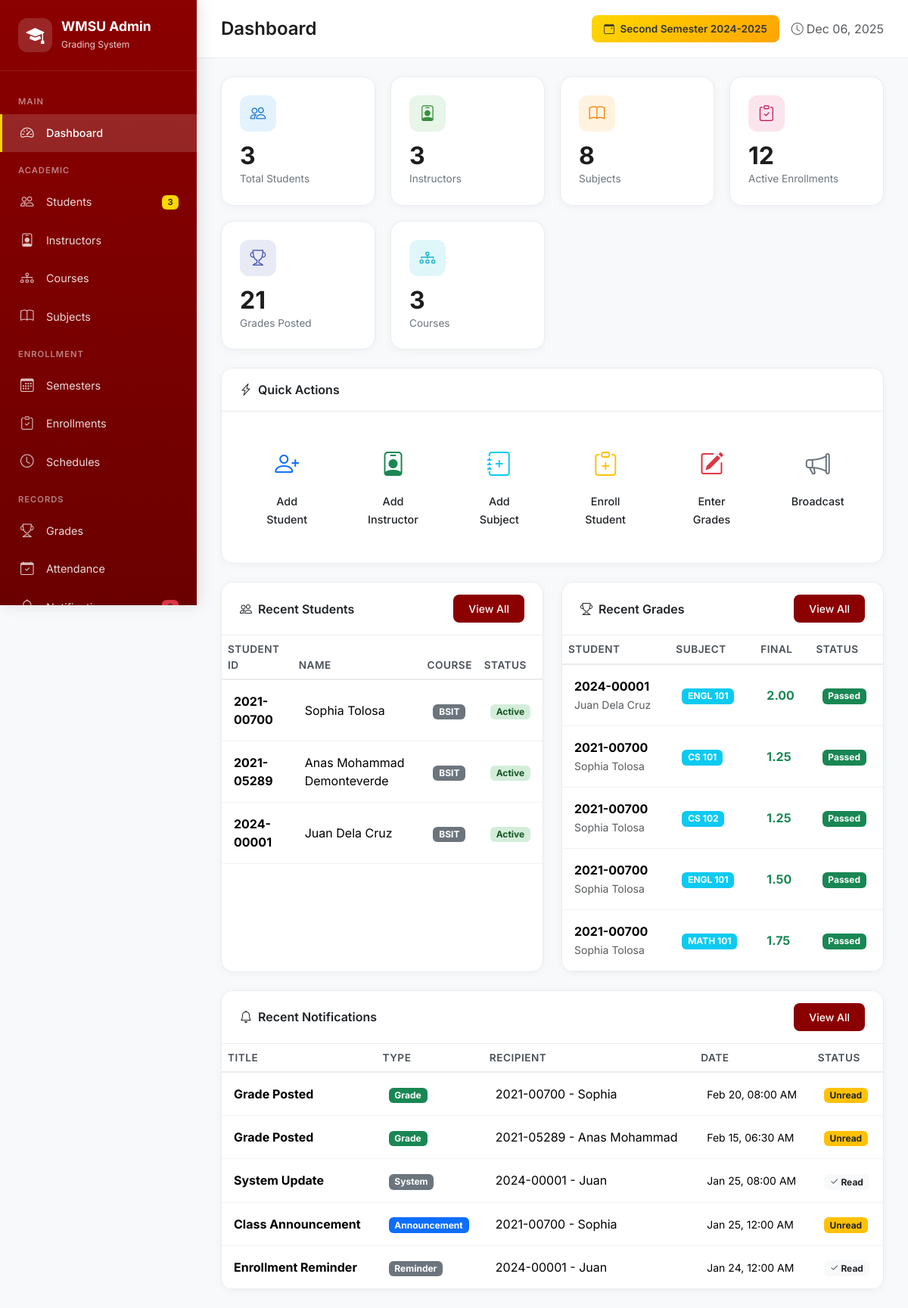
Screenshot of /admin/index.php (signed in) with the database file from the repository.
### tables this page shows
CREATE TABLE `semesters` (
  `id` int(11) NOT NULL,
  `name` varchar(100) NOT NULL,
  `academic_year` varchar(20) NOT NULL,
  `semester_number` int(11) NOT NULL,
  `start_date` date DEFAULT NULL,
  `end_date` date DEFAULT NULL,
  `is_current` tinyint(1) DEFAULT 0,
  `created_at` timestamp NOT NULL DEFAULT current_timestamp()
);

CREATE TABLE `students` (
  `id` int(11) NOT NULL,
  `student_id` varchar(20) NOT NULL,
  `email` varchar(255) NOT NULL,
  `password` varchar(255) NOT NULL,
  `first_name` varchar(100) NOT NULL,
  `last_name` varchar(100) NOT NULL,
  `middle_name` varchar(100) DEFAULT NULL,
  `course` varchar(20) DEFAULT NULL,
  `year_level` int(11) DEFAULT 1,
  `section` varchar(20) DEFAULT NULL,
  `contact_number` varchar(20) DEFAULT NULL,
  `address` text DEFAULT NULL,
  `profile_image` varchar(500) DEFAULT NULL,
  `status` enum('active','inactive','graduated','dropped') DEFAULT 'active',
  `created_at` timestamp NOT NULL DEFAULT current_timestamp(),
  `updated_at` timestamp NOT NULL DEFAULT current_timestamp() ON UPDATE current_timestamp()
);

CREATE TABLE `grades` (
  `id` int(11) NOT NULL,
  `student_id` int(11) NOT NULL,
  `subject_id` int(11) NOT NULL,
  `semester_id` int(11) NOT NULL,
  `prelim_grade` decimal(3,2) DEFAULT NULL,
  `midterm_grade` decimal(3,2) DEFAULT NULL,
  `prefinal_grade` decimal(3,2) DEFAULT NULL,
  `final_grade` decimal(3,2) DEFAULT NULL,
  `remarks` varchar(50) DEFAULT NULL,
  `created_at` timestamp NOT NULL DEFAULT current_timestamp(),
  `updated_at` timestamp NOT NULL DEFAULT current_timestamp() ON UPDATE current_timestamp()
);

CREATE TABLE `subjects` (
  `id` int(11) NOT NULL,
  `code` varchar(20) NOT NULL,
  `name` varchar(255) NOT NULL,
  `description` text DEFAULT NULL,
  `units` int(11) NOT NULL DEFAULT 3,
  `lecture_hours` int(11) DEFAULT 0,
  `lab_hours` int(11) DEFAULT 0,
  `instructor_id` int(11) DEFAULT NULL,
  `created_at` timestamp NOT NULL DEFAULT current_timestamp()
);

CREATE TABLE `notifications` (
  `id` int(11) NOT NULL,
  `student_id` int(11) NOT NULL,
  `title` varchar(255) NOT NULL,
  `message` text NOT NULL,
  `type` enum('grade','announcement','reminder','alert','system') DEFAULT 'system',
  `read_at` timestamp NULL DEFAULT NULL,
  `created_at` timestamp NOT NULL DEFAULT current_timestamp()
);

### admin/index.php (the view, shortened to what the rows shown need)
<?php
$isLoggedIn = isset($_SESSION['admin_logged_in']) && $_SESSION['admin_logged_in'] === true;
$page = $_GET['page'] ?? 'dashboard';
$db = null;
if ($isLoggedIn) {
    try {
        $db = getConnection();
        $currentSemester = $db->query("SELECT * FROM semesters WHERE is_current = 1 LIMIT 1")->fetch();
    } catch (Exception $e) {
        $dbError = $e->getMessage();
    }
}
?>
<!DOCTYPE html>
<html lang="en">
<head>
    <link href="https://cdn.jsdelivr.net/npm/bootstrap@5.3.2/dist/css/bootstrap.min.css" rel="stylesheet">
    <link href="https://cdn.jsdelivr.net/npm/bootstrap-icons@1.11.1/font/bootstrap-icons.css" rel="stylesheet">
</head>
<body>
    <?php if (!$isLoggedIn): ?>
    <div class="login-container">
        <div class="login-card">
            <div class="text-center">
                <div class="logo-icon"><i class="bi bi-mortarboard-fill"></i></div>
                <h3>WMSU Grading System</h3>
                <p class="text-muted mb-4">Admin Dashboard</p>
            </div>
            <?php if (isset($loginError)): ?>
            <div class="alert alert-danger"><?= htmlspecialchars($loginError) ?></div>
            <?php endif; ?>
            <form method="POST">
                <div class="mb-4">
                    <label class="form-label fw-semibold">Admin Password</label>
                    <input type="password" name="password" class="form-control form-control-lg" placeholder="Enter password" required autofocus>
                </div>
                <button type="submit" name="admin_login" class="btn btn-wmsu btn-lg w-100">
                    <i class="bi bi-box-arrow-in-right me-2"></i>Login
                </button>
            </form>
            <p class="text-muted text-center mt-4 mb-0">
                <small><i class="bi bi-info-circle me-1"></i>Default password: admin123</small>
            </p>
        </div>
    </div>
    <?php else: ?>
    <div class="main-content">
        <div class="content-header">
            <div class="d-flex align-items-center gap-3">
                <?php if ($currentSemester): ?>
                <span class="semester-badge">
                    <i class="bi bi-calendar-event me-1"></i>
                    <?= htmlspecialchars($currentSemester['name'] . ' ' . $currentSemester['academic_year']) ?>
                </span>
                <?php endif; ?>
                <span class="text-muted"><i class="bi bi-clock me-1"></i><?= date('M d, Y') ?></span>
            </div>
        </div>
        <div class="content-body">
            <?php
            switch ($page) {
                default:
                    ?>
                    <div class="row">
                        <div class="col-lg-6 mb-4">
                            <div class="card h-100">
                                <div class="card-body p-0">
                                    <div class="table-responsive">
                                        <table class="table table-hover mb-0">
                                            <thead><tr><th>Student ID</th><th>Name</th><th>Course</th><th>Status</th></tr></thead>
                                            <tbody>
                                                <?php if ($db) { $stmt = $db->query("SELECT * FROM students ORDER BY created_at DESC LIMIT 5"); foreach ($stmt->fetchAll() as $student): ?>
                                                <tr>
                                                    <td><strong><?= htmlspecialchars($student['student_id']) ?></strong></td>
                                                    <td><?= htmlspecialchars($student['first_name'] . ' ' . $student['last_name']) ?></td>
                                                    <td><span class="badge bg-secondary"><?= htmlspecialchars($student['course']) ?></span></td>
                                                    <td><span class="badge <?= $student['status'] === 'active' ? 'badge-active' : 'badge-inactive' ?>"><?= ucfirst($student['status']) ?></span></td>
                                                </tr>
                                                <?php endforeach; } ?>
                                            </tbody>
                                        </table>
                                    </div>
                                </div>
                            </div>
                        </div>
                        <div class="col-lg-6 mb-4">
                            <div class="card h-100">
                                <div class="card-body p-0">
                                    <div class="table-responsive">
                                        <table class="table table-hover mb-0">
                                            <thead><tr><th>Student</th><th>Subject</th><th>Final</th><th>Status</th></tr></thead>
                                            <tbody>
                                                <?php if ($db) { $stmt = $db->query("SELECT g.*, s.student_id as sid, s.first_name, s.last_name, sub.code FROM grades g JOIN students s ON g.student_id = s.id JOIN subjects sub ON g.subject_id = sub.id WHERE g.final_grade IS NOT NULL ORDER BY g.updated_at DESC LIMIT 5"); foreach ($stmt->fetchAll() as $grade): ?>
                                                <tr>
                                                    <td><strong><?= htmlspecialchars($grade['sid']) ?></strong><br><small class="text-muted"><?= htmlspecialchars($grade['first_name'] . ' ' . $grade['last_name']) ?></small></td>
                                                    <td><span class="badge bg-info"><?= htmlspecialchars($grade['code']) ?></span></td>
                                                    <td><strong class="<?= $grade['final_grade'] <= 3.0 ? 'text-success' : 'text-danger' ?>"><?= $grade['final_grade'] ?></strong></td>
                                                    <td><span class="badge <?= $grade['remarks'] === 'Passed' ? 'bg-success' : 'bg-danger' ?>"><?= $grade['remarks'] ?></span></td>
                                                </tr>
                                                <?php endforeach; } ?>
                                            </tbody>
                                        </table>
                                    </div>
                                </div>
                            </div>
                        </div>
                    </div>
                    <div class="card">
                        <div class="card-body p-0">
                            <div class="table-responsive">
                                <table class="table table-hover mb-0">
                                    <thead><tr><th>Title</th><th>Type</th><th>Recipient</th><th>Date</th><th>Status</th></tr></thead>
                                    <tbody>
                                        <?php if ($db) { $stmt = $db->query("SELECT n.*, s.student_id, s.first_name, s.last_name FROM notifications n JOIN students s ON n.student_id = s.id ORDER BY n.created_at DESC LIMIT 5"); foreach ($stmt->fetchAll() as $notif): ?>
                                        <tr>
                                            <td><strong><?= htmlspecialchars($notif['title']) ?></strong></td>
                                            <td><span class="badge <?= $notif['type'] === 'grade' ? 'bg-success' : ($notif['type'] === 'announcement' ? 'bg-primary' : 'bg-secondary') ?>"><?= ucfirst($notif['type']) ?></span></td>
                                            <td><?= htmlspecialchars($notif['student_id'] . ' - ' . $notif['first_name']) ?></td>
                                            <td><small><?= date('M d, h:i A', strtotime($notif['created_at'])) ?></small></td>
                                            <td><?php if ($notif['read_at']): ?><span class="badge bg-light text-dark"><i class="bi bi-check2"></i> Read</span><?php else: ?><span class="badge bg-warning text-dark">Unread</span><?php endif; ?></td>
                                        </tr>
                                        <?php endforeach; } ?>
                                    </tbody>
                                </table>
                            </div>
                        </div>
                    </div>
                    <?php break;
            }
            ?>
        </div>
    </div>
    <?php endif; ?>
</body>
</html>

### rows the page displays
semesters: name+academic_year "Second Semester 2024-2025"
students: student "2021-00700", first_name+last_name "Sophia Tolosa", course "BSIT", status "Active"
students: student "2021-05289", first_name+last_name "Anas Mohammad Demonteverde", course "BSIT", status "Active"
students: student "2024-00001", first_name+last_name "Juan Dela Cruz", course "BSIT", status "Active"
grades: student.student_id "2024-00001", student.last_name "Juan Dela Cruz", subject.code "ENGL 101", final_grade "2.00", remarks "Passed"
grades: student.student_id "2021-00700", student.last_name "Sophia Tolosa", subject.code "CS 101", final_grade "1.25", remarks "Passed"
grades: student.student_id "2021-00700", student.last_name "Sophia Tolosa", subject.code "CS 102", final_grade "1.25", remarks "Passed"
grades: student.student_id "2021-00700", student.last_name "Sophia Tolosa", subject.code "ENGL 101", final_grade "1.50", remarks "Passed"
grades: student.student_id "2021-00700", student.last_name "Sophia Tolosa", subject.code "MATH 101", final_grade "1.75", remarks "Passed"
notifications: title "Grade Posted", type "Grade", student.first_name "2021-00700 - Sophia", created_at "Feb 20, 08:00 AM", shows "Unread"
notifications: title "Grade Posted", type "Grade", student.first_name "2021-05289 - Anas Mohammad", created_at "Feb 15, 06:30 AM", shows "Unread"
notifications: title "System Update", type "System", student.first_name "2024-00001 - Juan", created_at "Jan 25, 08:00 AM", shows "Read"
notifications: title "Class Announcement", type "Announcement", student.first_name "2021-00700 - Sophia", created_at "Jan 25, 12:00 AM", shows "Unread"
notifications: title "Enrollment Reminder", type "Reminder", student.first_name "2024-00001 - Juan", created_at "Jan 24, 12:00 AM", shows "Read"

### other values shown
$stats['active_students'] "3"
$pageTitles[$page] "Dashboard"
$stats['students'] "3"
$stats['instructors'] "3"
$stats['subjects'] "8"
$stats['enrollments'] "12"
$stats['grades'] "21"
$stats['courses'] "3"
